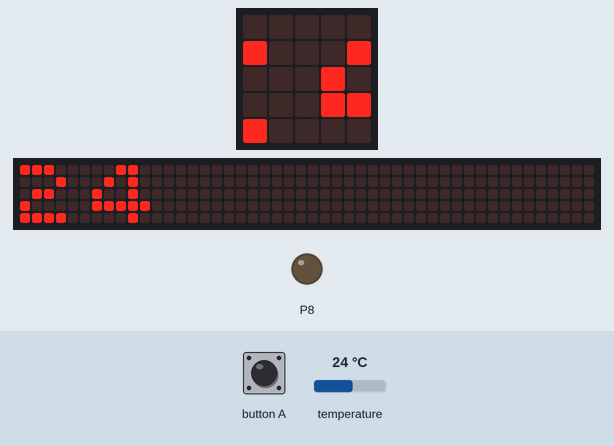
Recording of a program running on a simulated BBC micro:bit (MakeCode). On the bench: the board's 5×5 LED display, a strip that is not on the board, showing the scrolling text unrolled, output pins drawn as LEDs (lit = HIGH). The inputs (shaded band) are chosen by the test bench; at power-on: temperature 24 °C. The 48×5 strip is a reading aid, not a part: it shows the text the display is scrolling, unrolled, one strip-width of it at a time.

Above: at 1.27 s.
1.3 s: temperature set to 34.2 °C
At 2.79 s:
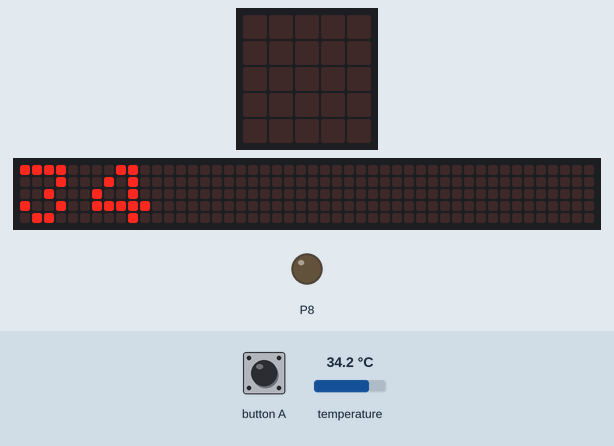
4.2 s: temperature set to 35.5 °C
At 5.51 s:
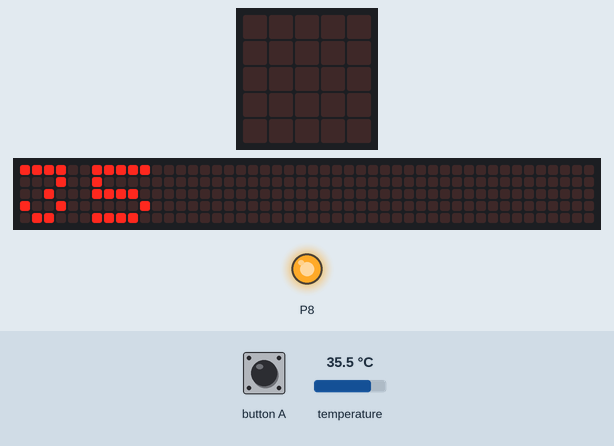
7.3 s: temperature set to 12 °C
At 10.63 s:
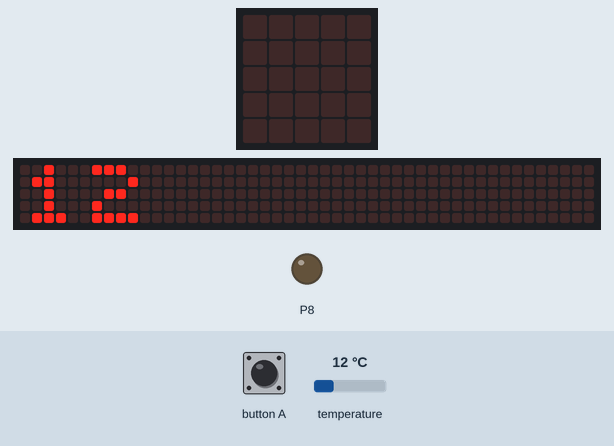
11.9 s: temperature set to 41 °C
At 16.07 s:
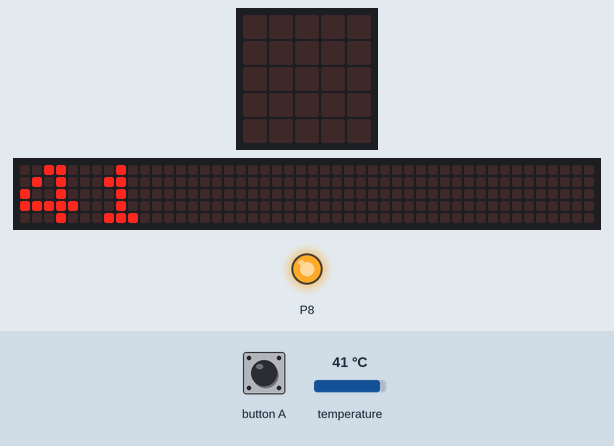
Timing chart, 0 to 17.6 s (numbered marks = the images above; inputs shaded):
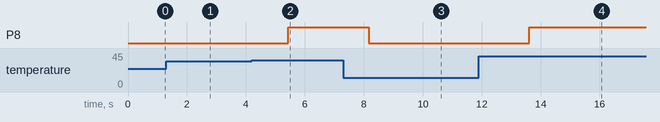

The program:

main.ts
```typescript
input.onButtonPressed(Button.A, function () {

})
basic.forever(function () {
    if (input.temperature() >= 35) {
        pins.digitalWritePin(DigitalPin.P8, 1)
    } else {
        pins.digitalWritePin(DigitalPin.P8, 0)
    }
    basic.showNumber(input.temperature())
})
basic.forever(function () {

})
basic.forever(function () {

})
```

test.ts
```typescript
// 테스트는 여기로 이동합니다; 이 패키지가 확장으로 사용될 때 컴파일되지 않을 것 입니다.
```

Measured:
- the behaviour switches between 34.9 and 35 °C on temperature (found by bisection; images 1 and 2)
- after the input at 4.2 s, P8: LOW → HIGH after 1.2 s
- after the input at 7.3 s, P8: HIGH → LOW after 0.86 s
- after the input at 11.9 s, P8: LOW → HIGH after 1.7 s
- what the display in image 3 shows lasts 0.5 s, from 10.4 s to 10.9 s
